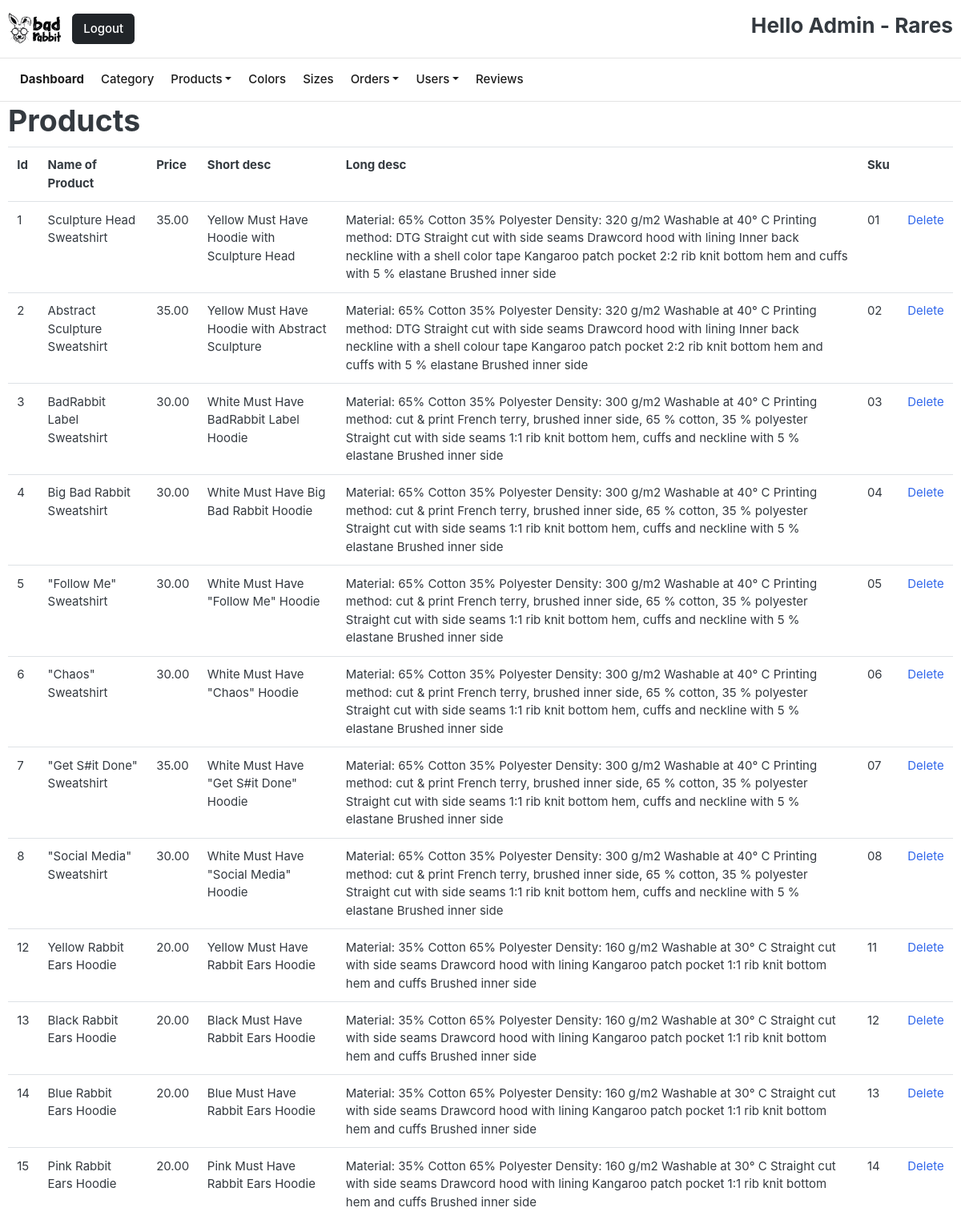
The page /products.php (signed in) on the database its author committed.
### tables this page shows
CREATE TABLE `products` (
  `id` int(11) NOT NULL,
  `product_name` varchar(200) DEFAULT NULL,
  `price` float(8,2) DEFAULT NULL,
  `short_desc` varchar(200) DEFAULT NULL,
  `long_desc` text DEFAULT NULL,
  `color_id` int(10) DEFAULT NULL,
  `sku` varchar(100) DEFAULT NULL,
  `size_id` int(10) DEFAULT NULL,
  `category_id` int(10) DEFAULT NULL,
  `image_link` varchar(255) DEFAULT NULL,
  `image_link2` text DEFAULT NULL,
  `image_link3` text DEFAULT NULL,
  `image_link4` text DEFAULT NULL
);

### products.php (the view, shortened to what this page needs)
<?php
include ('header_dashboard.php');
?>
<div class="container">
<h1>Products</h1>
<table class="table table-hover">
		<th>Id</th>
		<th>Name of Product</th>
		<th>Price</th>
		<th>Short desc</th>
		<th>Long desc</th>
		<th>Sku</th>
		<th></th>
		<?php
 		$sql_query = "select * from products";
        $result = mysqli_query($con,$sql_query);
if (mysqli_num_rows($result) > 0) {
	  while($row = mysqli_fetch_assoc($result)) {
	    echo "<tr><td>".$row['id']."</td>
	    <td> " . $row["product_name"].  "</td>
	   	<td> " . $row["price"].  "</td>
	   	<td> " . $row["short_desc"].  "</td>
	   	<td> " . $row["long_desc"].  "</td>
	   	<td> " . $row["sku"].  "</td>
	    <td><a href='?action=delete&id=".$row['id']."'>Delete</a></td></tr>";
	  }
	}
		 ?>
		</table>
</div>

### css/ui.css (style rules this page uses)
html { font-family: "Inter", sans-serif; font-size: 15px; }

### rows shown on the page
products: id "1", product_name "Sculpture Head Sweatshirt", price "35.00", short_desc "Yellow Must Have Hoodie with Sculpture Head", long_desc "Material: 65% Cotton 35% Polyester Density: 320 g/m2 Washable at 40° C Printing method: DTG Straight cut with side seams Drawcord hood with lining Inner back neckline with a shell color tape Kangaroo patch pocket 2:2 rib knit bottom hem and cuffs with 5 % elastane Brushed inner side", sku "01"
products: id "2", product_name "Abstract Sculpture Sweatshirt", price "35.00", short_desc "Yellow Must Have Hoodie with Abstract Sculpture", long_desc "Material: 65% Cotton 35% Polyester Density: 320 g/m2 Washable at 40° C Printing method: DTG Straight cut with side seams Drawcord hood with lining Inner back neckline with a shell colour tape Kangaroo patch pocket 2:2 rib knit bottom hem and cuffs with 5 % elastane Brushed inner side", sku "02"
products: id "3", product_name "BadRabbit Label Sweatshirt", price "30.00", short_desc "White Must Have BadRabbit Label Hoodie", long_desc "Material: 65% Cotton 35% Polyester Density: 300 g/m2 Washable at 40° C Printing method: cut & print French terry, brushed inner side, 65 % cotton, 35 % polyester Straight cut with side seams 1:1 rib knit bottom hem, cuffs and neckline with 5 % elastane Brushed inner side", sku "03"
products: id "4", product_name "Big Bad Rabbit Sweatshirt", price "30.00", short_desc "White Must Have Big Bad Rabbit Hoodie", long_desc "Material: 65% Cotton 35% Polyester Density: 300 g/m2 Washable at 40° C Printing method: cut & print French terry, brushed inner side, 65 % cotton, 35 % polyester Straight cut with side seams 1:1 rib knit bottom hem, cuffs and neckline with 5 % elastane Brushed inner side", sku "04"
products: id "5", product_name "\"Follow Me\" Sweatshirt", price "30.00", short_desc "White Must Have \"Follow Me\" Hoodie", long_desc "Material: 65% Cotton 35% Polyester Density: 300 g/m2 Washable at 40° C Printing method: cut & print French terry, brushed inner side, 65 % cotton, 35 % polyester Straight cut with side seams 1:1 rib knit bottom hem, cuffs and neckline with 5 % elastane Brushed inner side", sku "05"
products: id "6", product_name "\"Chaos\" Sweatshirt", price "30.00", short_desc "White Must Have \"Chaos\" Hoodie", long_desc "Material: 65% Cotton 35% Polyester Density: 300 g/m2 Washable at 40° C Printing method: cut & print French terry, brushed inner side, 65 % cotton, 35 % polyester Straight cut with side seams 1:1 rib knit bottom hem, cuffs and neckline with 5 % elastane Brushed inner side", sku "06"
products: id "7", product_name "\"Get S#it Done\" Sweatshirt", price "35.00", short_desc "White Must Have \"Get S#it Done\" Hoodie", long_desc "Material: 65% Cotton 35% Polyester Density: 300 g/m2 Washable at 40° C Printing method: cut & print French terry, brushed inner side, 65 % cotton, 35 % polyester Straight cut with side seams 1:1 rib knit bottom hem, cuffs and neckline with 5 % elastane Brushed inner side", sku "07"
products: id "8", product_name "\"Social Media\" Sweatshirt", price "30.00", short_desc "White Must Have \"Social Media\" Hoodie", long_desc "Material: 65% Cotton 35% Polyester Density: 300 g/m2 Washable at 40° C Printing method: cut & print French terry, brushed inner side, 65 % cotton, 35 % polyester Straight cut with side seams 1:1 rib knit bottom hem, cuffs and neckline with 5 % elastane Brushed inner side", sku "08"
products: id "12", product_name "Yellow Rabbit Ears Hoodie", price "20.00", short_desc "Yellow Must Have Rabbit Ears Hoodie", long_desc "Material: 35% Cotton 65% Polyester Density: 160 g/m2 Washable at 30° C Straight cut with side seams Drawcord hood with lining Kangaroo patch pocket 1:1 rib knit bottom hem and cuffs Brushed inner side", sku "11"
products: id "13", product_name "Black Rabbit Ears Hoodie", price "20.00", short_desc "Black Must Have Rabbit Ears Hoodie", long_desc "Material: 35% Cotton 65% Polyester Density: 160 g/m2 Washable at 30° C Straight cut with side seams Drawcord hood with lining Kangaroo patch pocket 1:1 rib knit bottom hem and cuffs Brushed inner side", sku "12"
products: id "14", product_name "Blue Rabbit Ears Hoodie", price "20.00", short_desc "Blue Must Have Rabbit Ears Hoodie", long_desc "Material: 35% Cotton 65% Polyester Density: 160 g/m2 Washable at 30° C Straight cut with side seams Drawcord hood with lining Kangaroo patch pocket 1:1 rib knit bottom hem and cuffs Brushed inner side", sku "13"
products: id "15", product_name "Pink Rabbit Ears Hoodie", price "20.00", short_desc "Pink Must Have Rabbit Ears Hoodie", long_desc "Material: 35% Cotton 65% Polyester Density: 160 g/m2 Washable at 30° C Straight cut with side seams Drawcord hood with lining Kangaroo patch pocket 1:1 rib knit bottom hem and cuffs Brushed inner side", sku "14"

### other values the page prints
$_SESSION['first_name'] "Rares"
